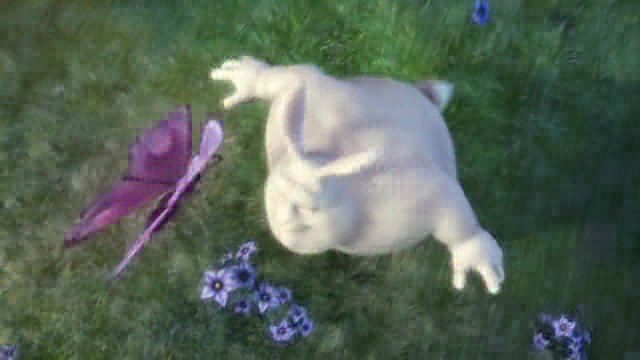
#> input picture attempts/v4.1/crops/S06-t80-deblock2.jpg, 640 x 360 px, given as the content of the folder /tmp/bbb/frames-v1, which was not available
$ python sweep.py
#> lines starting #> are read from the running program, lines starting #| are printed output that depends on the picture; pictures that were not available may be replaced by others from this repository, and a replacement may not be noted
### encoder/v4r/analyze.py
#!/usr/bin/env python3
"""narc attempt v4r — clip-wide patch temporal model (from scratch).

Major deviation from v0–v3. There is no warp, no skip/intra RDO, no CU tree.
Each shot is a set of 16×16 temporal models:

    patch(t) ≈ μ_shot + U(t) @ B

U and B come from a thin SVD (optimal linear fit in t). Rank K is picked so
local MSE sits under the 32.5 dB knife, then both factors are quantized to
int8 and fine-tuned with a few SGD steps — that is the 'training'. Shot mean
μ is a closed-loop JPEG so the loop sees the bytes that land in the origin.

v0 / v1 / v1.1 / v1.2 / v2 / v3 media are frozen under public/media/v*.
"""

from __future__ import annotations

import io
import json
import shutil
import struct
import subprocess
import sys
import time
import zlib
from collections import Counter
from pathlib import Path

import numpy as np
from PIL import Image

ROOT = Path("/workspace") if Path("/workspace/public/media").exists() else Path(__file__).resolve().parents[2]
MEDIA = ROOT / "public" / "media" if (ROOT / "public" / "media").exists() else ROOT / "media"
LAB_JSON = ROOT / "src" / "lib" / "analysis-data.json"
TMP = Path("/tmp/bbb")
CLIP = MEDIA / "source.mp4"
FRAMES = TMP / "frames-v1"
RECON = TMP / "recon-v4r"
STRIP = MEDIA / "thumbs"
KEYS = MEDIA / "anchors"
HEATS = MEDIA / "heatmaps"
ORIGIN = MEDIA / "v4r"
ORIGIN.mkdir(parents=True, exist_ok=True)

ATTEMPT = "v4r"
START_SEC = 50
DURATION_SEC = 90
ANALYSIS_FPS = 24
W, H_DISP = 320, 180
H = 192
BW, BH = 16, 16
COLS, ROWS = W // BW, H // BH  # 20 × 12
N_PATCH = COLS * ROWS
CUT_HIST = 0.62
MEAN_JPEG_Q = 84
TARGET_PSNR = 32.5
TARGET_MSE = 255.0 * 255.0 / (10 ** (TARGET_PSNR / 10.0))  # ≈ 36.6
K_MAX = 16
TRAIN_STEPS = 2
TRAIN_LR = 0.35
MAGIC = b"NAR4"


def run(cmd: list[str]) -> None:
    subprocess.run(cmd, check=True)


def luma(rgb: np.ndarray) -> np.ndarray:
    r, g, b = rgb[..., 0].astype(np.float32), rgb[..., 1].astype(np.float32), rgb[..., 2].astype(np.float32)
    return 0.2126 * r + 0.7152 * g + 0.0722 * b


def hist16(y: np.ndarray) -> np.ndarray:
    h, _ = np.histogram(y[:H_DISP], bins=16, range=(0, 255))
    s = h.sum() or 1
    return h.astype(np.float64) / s


# [14 lines left out: functions hist_corr, psnr, not called in this run]


def pad_frame(rgb: np.ndarray) -> np.ndarray:
    if rgb.shape[0] >= H:
        return rgb[:H]
    out = np.empty((H, W, 3), dtype=np.uint8)
    out[: rgb.shape[0]] = rgb
    out[rgb.shape[0] :] = rgb[-1]
    return out


def jpeg_bytes(rgb: np.ndarray, quality: int) -> bytes:
    buf = io.BytesIO()
    Image.fromarray(rgb[:H_DISP] if rgb.shape[0] > H_DISP else rgb).save(
        buf, "JPEG", quality=quality, optimize=True
    )
    return buf.getvalue()


def jpeg_roundtrip(rgb: np.ndarray, quality: int) -> tuple[np.ndarray, bytes]:
    blob = jpeg_bytes(rgb, quality)
    rec = np.array(Image.open(io.BytesIO(blob)).convert("RGB"))
    return pad_frame(rec), blob


# [625 lines left out: functions qint8, train_factors, fit_patch, extract, load_frames, detect_shots and 10 more, not called in this run]


# [2 lines that do not run on import are left out]

### encoder/v4r/sweep.py
#!/usr/bin/env python3
"""v4.t1r knob sweep. Does not write lab UI / reconstruct.mp4 / analysis.json.

Reads cached 320×180 frames from /tmp/bbb/frames-v1. Records JSONL + a summary
markdown under attempts/v4.t1r/. Reuses encoder/v4r/analyze.py math.
"""
from __future__ import annotations

import io
import json
import struct
import sys
import time
import zlib
from collections import Counter
from pathlib import Path

import numpy as np
from PIL import Image

sys.path.insert(0, str(Path(__file__).resolve().parents[2]))
from encoder.v4r.analyze import (  # noqa: E402
    ANALYSIS_FPS,
    FRAMES,
    H,
    H_DISP,
    W,
    fit_patch,
    hist16,
    hist_corr,
    jpeg_roundtrip,
    luma,
    pad_frame,
    psnr,
    qint8,
    train_factors,
)

OUT = Path(__file__).resolve().parents[2] / "attempts" / "v4.t1r"
OUT.mkdir(parents=True, exist_ok=True)
JSONL = OUT / "results.jsonl"
LOG = OUT / "sweep.log"

WINDOWS = {
    "W0": (0, 10, "head (source 50–60s)"),
    "W1": (30, 40, "mid (source 80–90s)"),
    "W2": (70, 80, "late (source 120–130s)"),
}


def log(msg: str) -> None:
    line = msg if msg.endswith("\n") else msg + "\n"
    sys.stdout.write(line)
    sys.stdout.flush()
    with LOG.open("a") as f:
        f.write(line)


# [19 lines left out: functions qint4, pack_int4_blob, not called in this run]


def packed_int4_bytes(codes: np.ndarray) -> int:
    return (codes.size + 1) // 2


def detect_shots(rgbs: list[np.ndarray], cut_hist: float) -> list[tuple[int, int]]:
    n = len(rgbs)
    cuts = [0]
    prev_y = luma(rgbs[0])[:H_DISP]
    prev_h = hist16(prev_y)
    for i in range(1, n):
        y = luma(rgbs[i])[:H_DISP]
        h = hist16(y)
        flux = float(np.abs(y.astype(np.int16) - prev_y.astype(np.int16)).mean())
        hist = hist_corr(h, prev_h)
        if hist < cut_hist and flux > 12:
            cuts.append(i)
        prev_y, prev_h = y, h
    cuts.append(n)
    shots = [(cuts[i], cuts[i + 1]) for i in range(len(cuts) - 1) if cuts[i + 1] > cuts[i]]
    return shots or [(0, n)]


# [13 lines left out: function seam_mae, not called in this run]


def encode_shot_p(
    sl: np.ndarray,
    *,
    target_mse: float,
    k_max: int,
    train_steps: int,
    bw: int,
    bh: int,
    jpeg_q: int,
    quant: str,
) -> tuple[np.ndarray, bytes, list[dict], dict]:
    tlen, hh, ww, _ = sl.shape
    rows, cols = hh // bh, ww // bw
    sl_f = sl.astype(np.float32)
    mu = sl_f.mean(0)
    mu_u, mu_blob = jpeg_roundtrip(np.clip(np.round(mu), 0, 255).astype(np.uint8), jpeg_q)
    mu_f = mu_u.astype(np.float32)
    recon = np.repeat(mu_f[None, ...], tlen, axis=0)
    patches: list[dict] = []
    k_hist: Counter[int] = Counter()
    basis_bytes = 0
    coeff_bytes = 0
    qfn = {"int8": qint8, "int4": qint4}.get(quant)
    for r in range(rows):
        for c in range(cols):
            y0, x0 = r * bh, c * bw
            p = sl_f[:, y0 : y0 + bh, x0 : x0 + bw, :].reshape(tlen, -1)
            m = mu_f[y0 : y0 + bh, x0 : x0 + bw, :].reshape(-1)
            Xc = p - m
            K, U, B = fit_patch(Xc, target_mse, k_max)
            recp = np.broadcast_to(m, p.shape).copy()
            packed: dict = {"k": int(K), "r": r, "c": c}
            if K > 0:
                if quant == "float32":
                    recp = m + U @ B
                    packed.update({"U": U.astype(np.float32), "B": B.astype(np.float32)})
                    basis_bytes += packed["B"].nbytes
                    coeff_bytes += packed["U"].nbytes
                else:
                    Uq, Uc, Us = qfn(U.T, axis=0)
                    Uq = Uq.T
                    Bq, Bc, Bs = qfn(B, axis=0)
                    if train_steps > 0:
                        Uq, Bq = train_factors(Xc, Uq, Bq, steps=train_steps)
                        Uq, Uc, Us = qfn(Uq.T, axis=0)
                        Uq = Uq.T
                        Bq, Bc, Bs = qfn(Bq, axis=0)
                    recp = m + Uq @ Bq
                    packed.update(
                        {
                            "U": Uc,
                            "B": Bc,
                            "Us": Us.reshape(K).astype(np.float32),
                            "Bs": Bs.reshape(K).astype(np.float32),
                            "Uq": Uq,
                            "Bq": Bq,
                        }
                    )
                    if quant == "int4":
                        basis_bytes += packed_int4_bytes(Bc) + Bs.nbytes
                        coeff_bytes += packed_int4_bytes(Uc) + Us.nbytes
                    else:
                        basis_bytes += Bc.nbytes + Bs.nbytes
                        coeff_bytes += Uc.nbytes + Us.nbytes
            k_hist[K] += 1
            recon[:, y0 : y0 + bh, x0 : x0 + bw, :] = recp.reshape(tlen, bh, bw, 3)
            patches.append(packed)
    rec_u = np.clip(np.round(recon), 0, 255).astype(np.uint8)
    n_patch = rows * cols
    meters = {
        "kHist": {int(k): int(n) for k, n in k_hist.items()},
        "meanK": float(sum(k * n for k, n in k_hist.items()) / max(sum(k_hist.values()), 1)),
        "basisBytes": int(basis_bytes),
        "coeffBytes": int(coeff_bytes),
        "meanJpegBytes": int(len(mu_blob)),
        "nPatches": n_patch,
        "t": tlen,
        "nSat": int(k_hist.get(k_max, 0)),
    }
    return rec_u, mu_blob, patches, meters


# [77 lines left out: functions pack_size, recon_at_kprime, window_flux, label_flux, not called in this run]


def already_done() -> set[str]:
    ids: set[str] = set()
    if not JSONL.exists():
        return ids
    for line in JSONL.read_text().splitlines():
        if not line.strip():
            continue
        ids.add(json.loads(line)["id"])
    return ids


def run_one(cfg: dict, frames: list[np.ndarray], done: set[str]) -> dict | None:
    cid = cfg["id"]
    if cid in done:
        log(f"skip {cid} (already recorded)")
        return None
    t0, t1 = cfg["t0"], cfg["t1"]
    i0, i1 = int(t0 * ANALYSIS_FPS), int(t1 * ANALYSIS_FPS)
    sl_list = frames[i0:i1]
    bw, bh = cfg["bw"], cfg["bh"]
    target_psnr = cfg["targetPsnr"]
    target_mse = 255.0 * 255.0 / (10 ** (target_psnr / 10.0))
    n_patch = (H // bh) * (W // bw)
    t_enc = time.time()
    shots = detect_shots(sl_list, cfg["cutHist"])
    rec_all = []
    packed_shots = []
    k_hist: Counter[int] = Counter()
    basis_bytes = coeff_bytes = mean_jpeg = 0
    n_sat = 0
    for s0, s1 in shots:
        sl = np.stack(sl_list[s0:s1], 0)
        rec_u, mu_blob, patches, meters = encode_shot_p(
            sl,
            target_mse=target_mse,
            k_max=cfg["kMax"],
            train_steps=cfg["trainSteps"],
            bw=bw,
            bh=bh,
            jpeg_q=cfg["jpegQ"],
            quant=cfg["quant"],
        )
        rec_all.append(rec_u)
        packed_shots.append((mu_blob, patches, s1 - s0))
        for k, n in meters["kHist"].items():
            k_hist[int(k)] += n
        basis_bytes += meters["basisBytes"]
        coeff_bytes += meters["coeffBytes"]
        mean_jpeg += meters["meanJpegBytes"]
        n_sat += meters["nSat"]
        del sl
    rec = np.concatenate(rec_all, 0)
    enc_s = time.time() - t_enc
    psnrs = []
    leftovers = []
    seam_s = []
    seam_i = []
    for t, src in enumerate(sl_list):
        pv = psnr(src, rec[t])
        psnrs.append(pv)
        leftovers.append(float(np.abs(src[:H_DISP].astype(np.int16) - rec[t][:H_DISP].astype(np.int16)).mean()))
        sm, im, _ = seam_mae(src, rec[t], bw, bh)
        seam_s.append(sm)
        seam_i.append(im)
    raw_b, z_b = pack_size(packed_shots, len(sl_list), cfg["quant"])
    mean_k = float(sum(k * n for k, n in k_hist.items()) / max(sum(k_hist.values()), 1))
    macs = mean_k * n_patch * bw * bh * 3
    flux = window_flux(sl_list)

    ladder = {}
    if cfg.get("decodeLadder"):
        for kp in (0, 1, 2, 4, 8, 16):
            rec_p = []
            for (s0, s1), (mu_blob, patches, tlen) in zip(shots, packed_shots):
                sl = np.stack(sl_list[s0:s1], 0)
                mu_u = pad_frame(np.array(Image.open(io.BytesIO(mu_blob)).convert("RGB"))).astype(np.float32)
                rec_p.append(recon_at_kprime(sl, mu_u, patches, bw, bh, kp))
            rec_p = np.concatenate(rec_p, 0)
            lp = [psnr(src, rec_p[t]) for t, src in enumerate(sl_list)]
            k_cap = min(kp, max(k_hist) if k_hist else 0)
            ladder[str(kp)] = {
                "meanPsnr": round(float(np.mean(lp)), 3),
                "minPsnr": round(float(np.min(lp)), 3),
                "macs": round(k_cap * n_patch * bw * bh * 3, 1),
            }

    row = {
        "id": cid,
        "phase": cfg["phase"],
        "window": cfg["window"],
        "t0": t0,
        "t1": t1,
        "sourceSec": [50 + t0, 50 + t1],
        "kind": label_flux(flux),
        "flux": round(flux, 3),
        "trainSteps": cfg["trainSteps"],
        "kMax": cfg["kMax"],
        "targetPsnr": target_psnr,
        "quant": cfg["quant"],
        "bw": bw,
        "bh": bh,
        "cutHist": cfg["cutHist"],
        "jpegQ": cfg["jpegQ"],
        "frames": len(sl_list),
        "shots": len(shots),
        "nPatches": n_patch,
        "meanPsnr": round(float(np.mean(psnrs)), 3),
        "medianPsnr": round(float(np.median(psnrs)), 3),
        "minPsnr": round(float(np.min(psnrs)), 3),
        "leftover": round(float(np.mean(leftovers)), 3),
        "seamMae": round(float(np.mean(seam_s)), 3),
        "interiorMae": round(float(np.mean(seam_i)), 3),
        "seamRatio": round(float(np.mean(seam_s) / max(np.mean(seam_i), 1e-6)), 3),
        "meanK": round(mean_k, 3),
        "nSat": int(n_sat),
        "kHist": {str(k): int(n) for k, n in sorted(k_hist.items())},
        "basisBytes": int(basis_bytes),
        "coeffBytes": int(coeff_bytes),
        "meanJpegBytes": int(mean_jpeg),
        "rawBytes": int(raw_b),
        "originBytes": int(z_b),
        "bytesPerSec": round(z_b / max(cfg["t1"] - cfg["t0"], 1e-6), 1),
        "macs": round(macs, 1),
        "encodeSec": round(enc_s, 2),
        "ladder": ladder,
    }
    with JSONL.open("a") as f:
        f.write(json.dumps(row) + "\n")
    log(
        f"{cid:18s}  {row['kind']:9s}  PSNR {row['meanPsnr']:6.2f}/{row['minPsnr']:5.2f}  "
        f"K={row['meanK']:.2f} sat={row['nSat']:4d}  origin={row['originBytes']/1e6:.3f}MB  "
        f"seamR={row['seamRatio']:.2f}  {row['encodeSec']:.1f}s"
    )
    return row


def configs() -> list[dict]:
    out: list[dict] = []

    def add(phase, window, t0, t1, **kw):
        d = {
            "phase": phase,
            "window": window,
            "t0": t0,
            "t1": t1,
            "trainSteps": 2,
            "kMax": 16,
            "targetPsnr": 32.5,
            "quant": "int8",
            "bw": 16,
            "bh": 16,
            "cutHist": 0.62,
            "jpegQ": 84,
            "decodeLadder": False,
        }
        d.update(kw)
        bits = [
            phase,
            window,
            f"s{d['trainSteps']}",
            f"k{d['kMax']}",
            f"t{d['targetPsnr']}",
            d["quant"],
            f"p{d['bw']}",
            f"c{d['cutHist']}",
        ]
        d["id"] = "-".join(str(x) for x in bits)
        out.append(d)

    for w, (t0, t1, _) in WINDOWS.items():
        add("A", w, t0, t1, decodeLadder=True)
    for steps in (0, 8, 32):
        for w, (t0, t1, _) in WINDOWS.items():
            add("B", w, t0, t1, trainSteps=steps)
    for w, (t0, t1, _) in WINDOWS.items():
        add("B", w, t0, t1, quant="float32", trainSteps=0)
    for kmax in (8, 32):
        for w, (t0, t1, _) in WINDOWS.items():
            add("C", w, t0, t1, kMax=kmax)
    for tgt in (30.0, 35.0):
        for w, (t0, t1, _) in WINDOWS.items():
            add("C", w, t0, t1, targetPsnr=tgt)
    for w, (t0, t1, _) in WINDOWS.items():
        add("C", w, t0, t1, quant="int4")
    for ps in (8, 32):
        for w, (t0, t1, _) in WINDOWS.items():
            add("D", w, t0, t1, bw=ps, bh=ps)
    for ch in (0.40, 0.80):
        for w, (t0, t1, _) in WINDOWS.items():
            add("D", w, t0, t1, cutHist=ch)
    return out


def load_all_frames() -> list[np.ndarray]:
    files = sorted(FRAMES.glob("*.jpg"))
    log(f"loading {len(files)} cached frames from {FRAMES}")
    t0 = time.time()
    rgbs = [pad_frame(np.array(Image.open(p).convert("RGB"))) for p in files]
    log(f"loaded {len(rgbs)} in {time.time() - t0:.1f}s")
    return rgbs


# [177 lines left out: function write_markdown, not called in this run]


def main() -> None:
    if not LOG.exists():
        LOG.write_text("")
    log("=== v4.t1r sweep start ===")
    wall0 = time.time()
    frames = load_all_frames()
#> in pad_frame, `return rgb[:H]`:
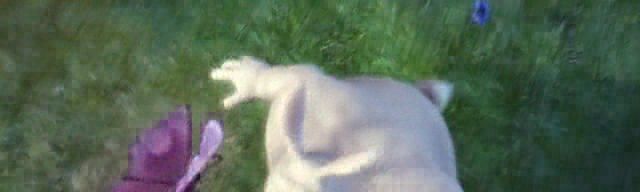
#> returned value: shape (192, 640, 3); mean of channels 0, 1, 2 90.2, 107.2, 90.1; drawn as R, G, B
#> in load_all_frames, `rgbs = [pad_frame(np.array(Image.open(p).convert("RGB"))) for p in fil..`: rgbs = 1 item
#> frames = 1 item
    cfgs = configs()
    log(f"{len(cfgs)} configs")
    done = already_done()
    for cfg in cfgs:
        run_one(cfg, frames, done)
#> in detect_shots, `n = len(rgbs)`: n = 1
#> in luma, `r, g, b = rgb[..., 0].astype(np.float32), rgb[..., 1].astype(np.float3..`:
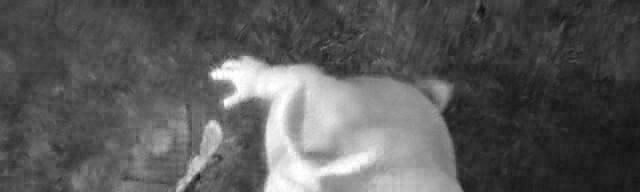
#> r: shape (192, 640) float32; min 15, max 255, mean 90.2
#> in luma, `r, g, b = rgb[..., 0].astype(np.float32), rgb[..., 1].astype(np.float3..`:
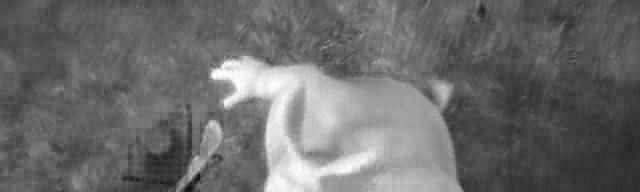
#> g: shape (192, 640) float32; min 10, max 255, mean 107.2
#> in luma, `r, g, b = rgb[..., 0].astype(np.float32), rgb[..., 1].astype(np.float3..`:
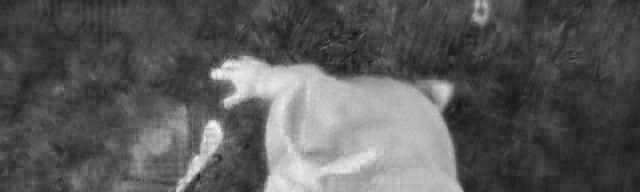
#> b: shape (192, 640) float32; min 21, max 246, mean 90.1
#> in detect_shots, `prev_y = luma(rgbs[0])[:H_DISP]`:
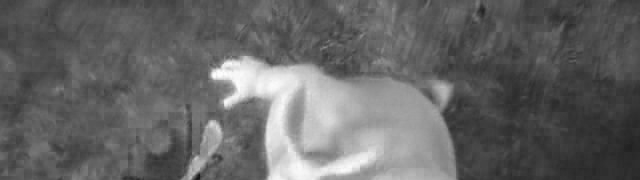
#> prev_y: shape (180, 640) float32; min 13.99, max 253.6, mean 102
#> in hist16, `h, _ = np.histogram(y[:H_DISP], bins=16, range=(0, 255))`: h = [1, 12, 2443, 13809, 21606, 30827, 18944, 5216, 2301, 5001, 4525, 2607, 2652, 1872, 2280, 1104]
#> in hist16, `s = h.sum() or 1`: s = 115200
#> in detect_shots, `prev_h = hist16(prev_y)`: prev_h = [8.68e-06, 0.000104, 0.0212, 0.12, 0.188, 0.268, 0.164, 0.0453, 0.02, 0.0434, 0.0393, 0.0226, 0.023, 0.0163, 0.0198, 0.00958]
#> after the loop in detect_shots, `for i in range(1, n):`: cuts = [0]
#> in detect_shots, `shots = [(cuts[i], cuts[i + 1]) for i in range(len(cuts) - 1) if cuts[..`: shots = [(0, 1)]
#> in jpeg_roundtrip, `rec = np.array(Image.open(io.BytesIO(blob)).convert("RGB"))`:
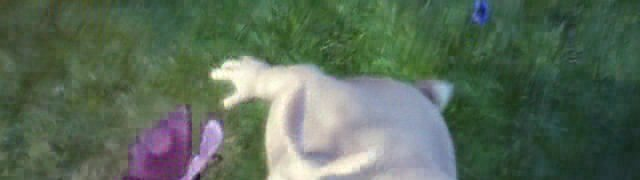
#> rec: shape (180, 640, 3); mean R, G, B 89.2, 107.1, 89
        done = already_done()
    rows = [json.loads(l) for l in JSONL.read_text().splitlines() if l.strip()]
    write_markdown(rows, wall_s=time.time() - wall0)
    log(f"=== done {len(rows)} rows ===")


if __name__ == "__main__":
#> (the run stopped early here; a loop or call above may not have finished)
